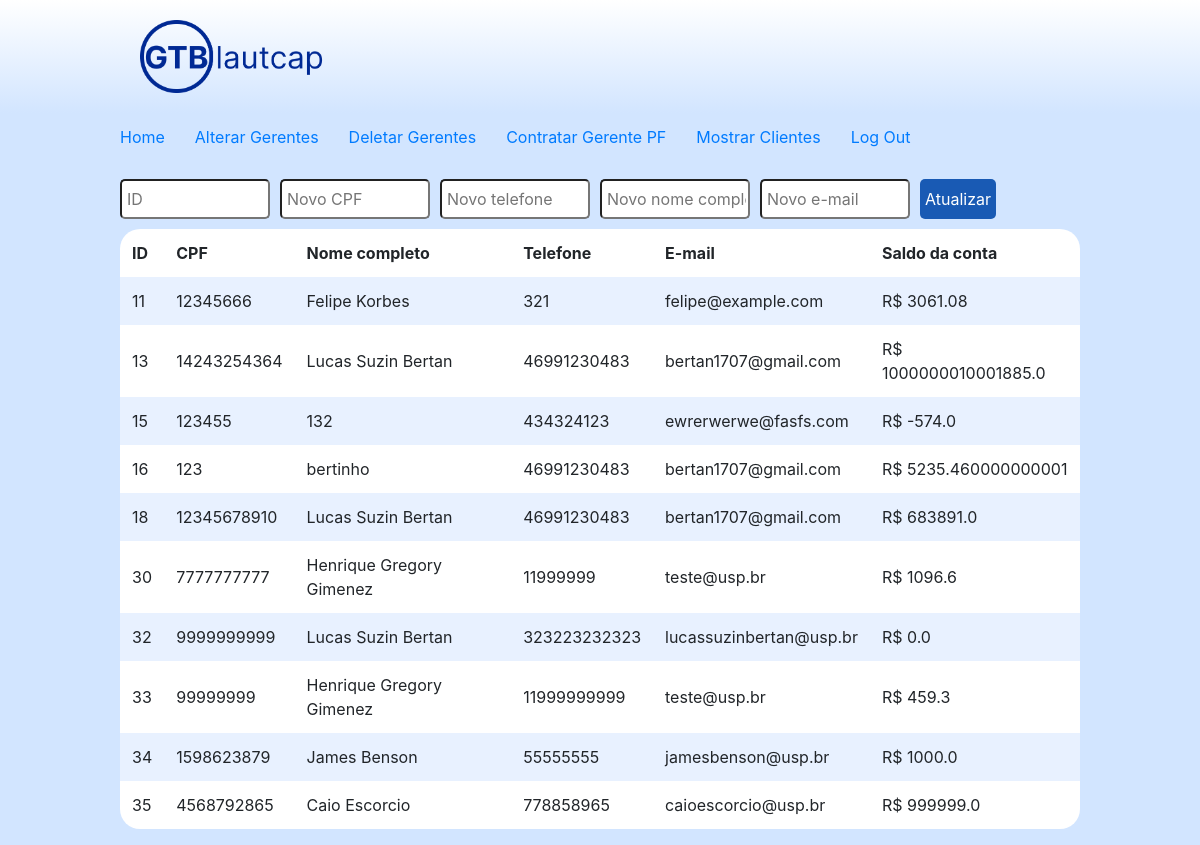
Before: /changePF (signed in) with the older database file.
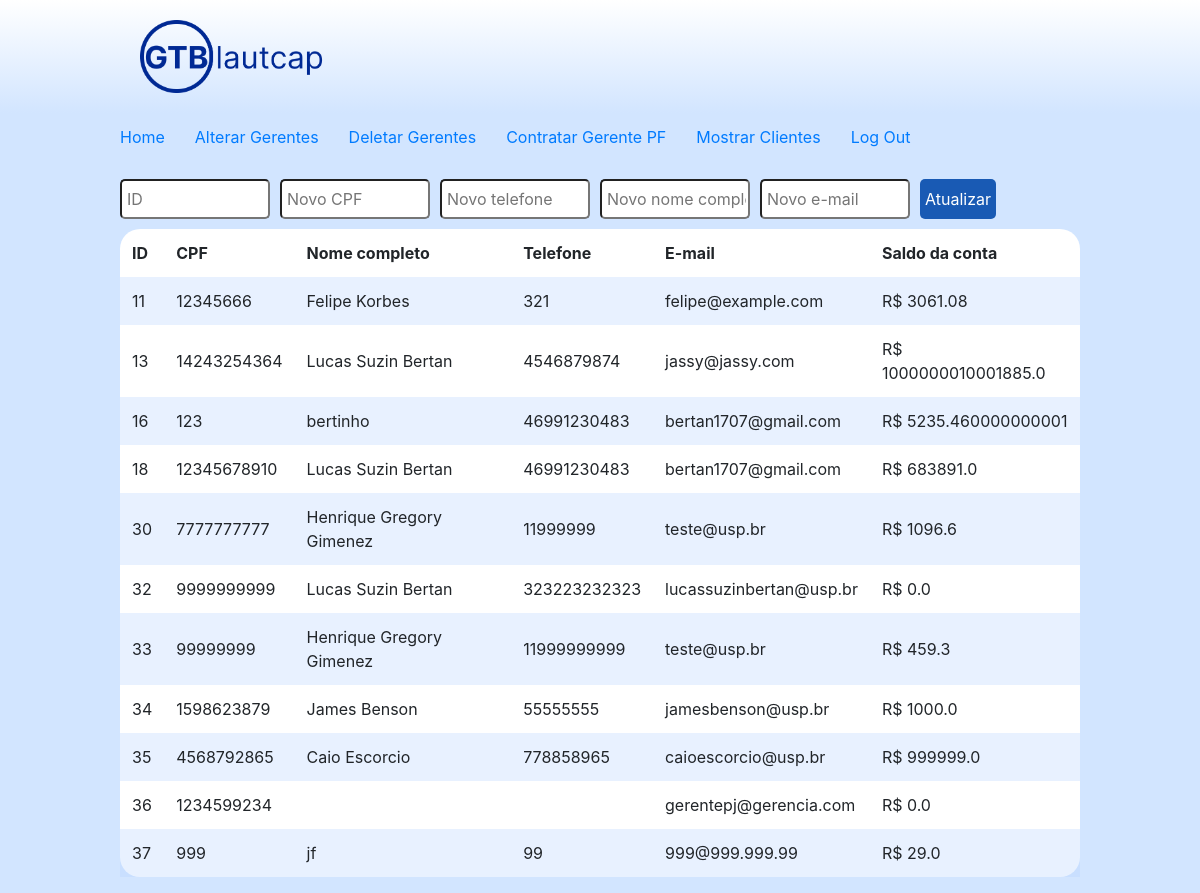
After: the same page with the newer database file.
### gtb/models.py (models this page shows, shortened)
class PessoaFisica(models.Model):
    user            = models.OneToOneField(User, on_delete=models.CASCADE)
    CPF             = models.CharField(max_length=15, null=False, blank=False, primary_key=True)
    nome_completo   = models.CharField(max_length=64, null=False, blank=False)
    telefone        = models.CharField(max_length=8, null=False, blank=False)
    saldo_da_conta  = models.FloatField(default=0, null=False, blank=False)
    agencia         = models.ForeignKey(Agencia, on_delete=models.CASCADE, null=True, blank=True)

class User(AbstractUser):
    is_pessoaFisica = models.BooleanField(default=False)
    is_pessoaJuridica = models.BooleanField(default=False)
    is_agencia = models.BooleanField(default=False)
    is_gerentePF = models.BooleanField(default=False)
    is_gerentePJ = models.BooleanField(default=False)

### gtb/viewGerentePF.py (the view)
# urls.py: path("changePF", viewGerentePF.changePF, name="atualizarPF"),
@login_required
def changePF(request):
    pessoasFisicas = models.PessoaFisica.objects.all()
    if request.method == "POST":
        ID = request.POST["ID"]
        CPF = request.POST["CPF"]
        newPhone = request.POST["telefone"]
        newCompleteName = request.POST["nome_completo"]
        newEmail = request.POST["email"]
        if ID:
            cliente = models.PessoaFisica.objects.filter(user_id=ID)
            usuario = models.User.objects.filter(id=ID)
            if CPF != "" and CPF != None:
                cliente.update(CPF=CPF)
            if newPhone != "" and newPhone != None:
                cliente.update(telefone=newPhone)
            if newCompleteName != "" and newCompleteName != None:
                cliente.update(nome_completo=newCompleteName)
            if newEmail != "" and newEmail != None:
                usuario.update(email=newEmail)
        return render(request, "gtb/atualizarPF.html", {
            "pessoasFisicas": pessoasFisicas
            })
    else:
        return render(request, "gtb/atualizarPF.html", {
            "pessoasFisicas": pessoasFisicas
            })

### gtb/templates/gtb/atualizarPF.html (shortened to what this page needs)
{% extends "gtb/layout.html" %}
{% load filter %}
{% load static %}
{% block head %}
    <link href="{% static 'gtb/acoes.css' %}" rel="stylesheet">
{% endblock %}
{% block body %}
    <form action="{% url 'atualizarPF' %}" method="post">
        <div class="formDiv">
            <div class="divComprarAcoes">
                <input class="textoProcurarAcao" type="text" name="ID" placeholder="ID">
                <input class="textoProcurarAcao" type="text" name="CPF" placeholder="Novo CPF">
                <input class="textoProcurarAcao" type="text" name="telefone" placeholder="Novo telefone">
                <input class="textoProcurarAcao" type="text" name="nome_completo" placeholder="Novo nome completo">
                <input class="textoProcurarAcao" type="text" name="email" placeholder="Novo e-mail">
                <button class="botaoProcurarAcao" type="submit" name="botaoVenderAcao">Atualizar</button>
            </div>
            <div class="tableDiv">
                <table>
                    <thead>
                        <tr>
                            <th>ID</th>
                            <th>CPF</th>
                            <th>Nome completo</th>
                            <th>Telefone</th>
                            <th>E-mail</th>
                            <th>Saldo da conta</th>
                        </tr>
                    </thead>
                    <tbody>
                        {% for pf in pessoasFisicas %}
                            <tr>
                                <td>{{ pf.user_id }}</td>
                                <td>{{ pf.CPF }}</td>
                                <td>{{ pf.nome_completo }}</td>
                                <td>{{ pf.telefone }}</td>
                                <td>{{ pf.user.email }}</td>
                                <td>R$ {{ pf.saldo_da_conta }}</td>
                            </tr>
                        {% endfor %}
                    </tbody>
                </table>
            </div>
        </div>
    </form>
{% endblock %}

Changed rows visible on the page:
removed PessoaFisica: user_id "15", CPF "123455", nome_completo "132", telefone "434324123", user.email "ewrerwerwe@fasfs.com", saldo_da_conta "-574.0"
changed PessoaFisica id 14243254364: telefone "46991230483" → "4546879874"; user.email "bertan1707@gmail.com" → "jassy@jassy.com"
added PessoaFisica: user_id "36", CPF "1234599234", user.email "gerentepj@gerencia.com", saldo_da_conta "0.0"
added PessoaFisica: user_id "37", CPF "999", nome_completo "jf", telefone "99", user.email "999@999.999.99", saldo_da_conta "29.0"
